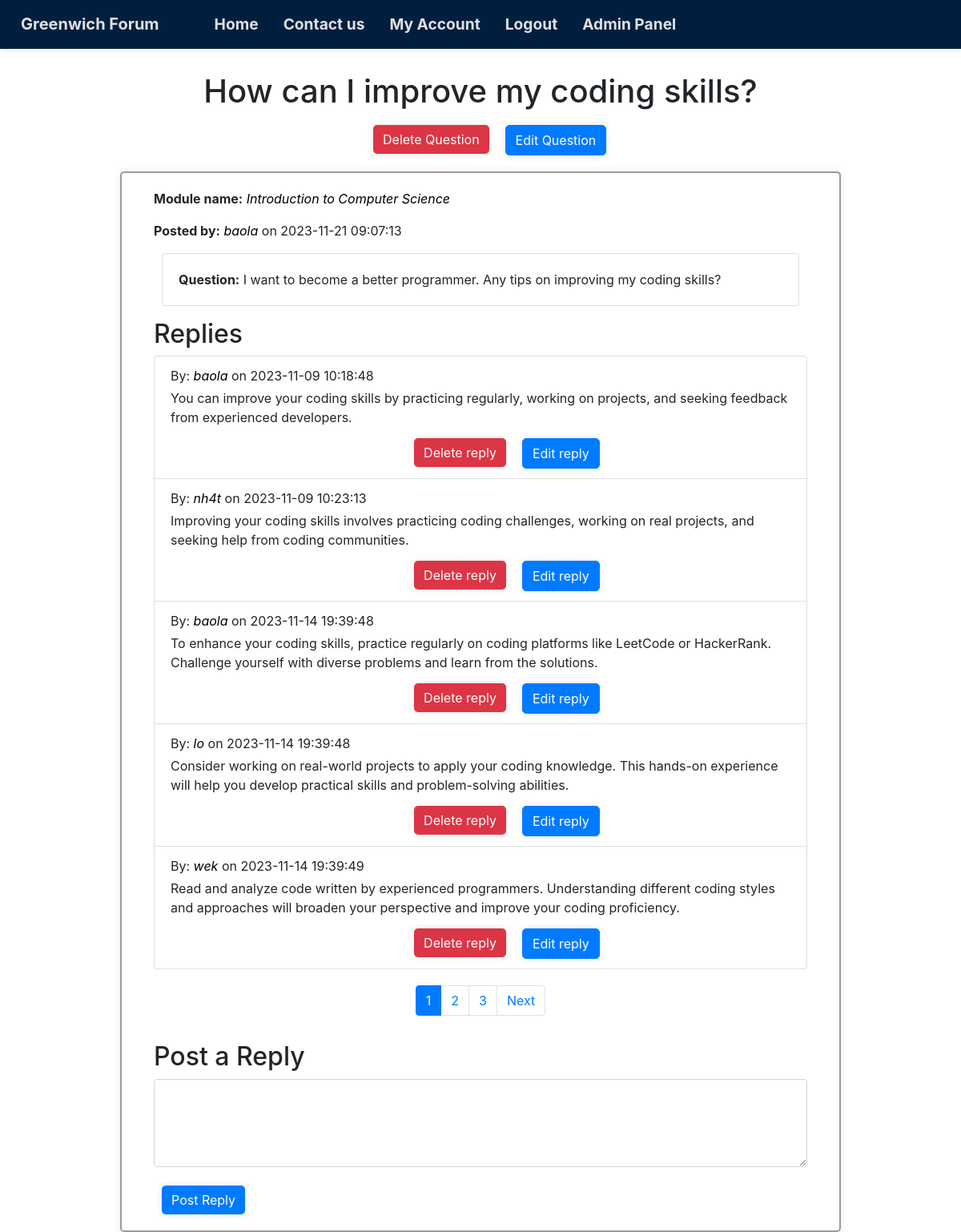
The app's page /questions/read_question.php?question_id=1 (signed in) with its own data.
### tables this page shows
CREATE TABLE `questions` (
  `question_id` int(11) NOT NULL,
  `title` varchar(255) DEFAULT NULL,
  `content` text DEFAULT NULL,
  `user_id` int(11) DEFAULT NULL,
  `module_id` int(11) DEFAULT NULL,
  `timestamp` timestamp NOT NULL DEFAULT current_timestamp() ON UPDATE current_timestamp(),
  `image_url` text DEFAULT NULL
);

CREATE TABLE `modules` (
  `module_id` int(11) NOT NULL,
  `module_name` varchar(255) NOT NULL,
  `description` text DEFAULT NULL
);

CREATE TABLE `users` (
  `user_id` int(11) NOT NULL,
  `username` varchar(255) NOT NULL,
  `about` text DEFAULT NULL,
  `email` varchar(255) NOT NULL,
  `password` varchar(255) NOT NULL,
  `profile_picture` varchar(255) DEFAULT NULL,
  `role` enum('admin','user') NOT NULL
);

CREATE TABLE `replies` (
  `reply_id` int(11) NOT NULL,
  `user_id` int(11) DEFAULT NULL,
  `question_id` int(11) DEFAULT NULL,
  `reply_content` text DEFAULT NULL,
  `timestamp` timestamp NOT NULL DEFAULT current_timestamp() ON UPDATE current_timestamp()
);

### questions/question_functions.php (called while the page is built, shortened)
<?php
function fetchQuestion($db, $question_id)
{
    try {
        $question_query = "SELECT questions.*,
        users.username AS post_by,
        modules.module_name AS module
        FROM questions
        JOIN users ON questions.user_id = users.user_id
        JOIN modules ON questions.module_id = modules.module_id
        WHERE questions.question_id =:question_id;";
        $stmt = $db->prepare($question_query);
        $stmt->bindParam(':question_id', $question_id);
        $stmt->execute();
        if ($stmt->rowCount() > 0) {
            return $stmt->fetch(PDO::FETCH_ASSOC);
        } else {
            return false;
        }
    } catch (PDOException $e) {
        echo "Error: " . $e->getMessage();
        return false;
    }
}
function fetchRepliesForQuestion($db, $question_id, $offset = null, $limit = null)
{
    try {
        $replies_query = "SELECT replies.*, users.username AS replied_by
                  FROM replies
                  JOIN users ON replies.user_id = users.user_id
                  WHERE replies.question_id = :question_id";
        if ($offset !== null && $limit !== null) {
            $replies_query .= " ORDER BY timestamp ASC LIMIT :offset, :limit";
        }
        $stmt = $db->prepare($replies_query);
        $stmt->bindParam(':question_id', $question_id);
        if ($offset !== null && $limit !== null) {
            $stmt->bindParam(':offset', $offset, PDO::PARAM_INT);
            $stmt->bindParam(':limit', $limit, PDO::PARAM_INT);
        }
        $stmt->execute();
        return $stmt->fetchAll(PDO::FETCH_ASSOC);
    } catch (PDOException $e) {
        echo "Error: " . $e->getMessage();
        return false;
    }
}

### auth/functions.php (called while the page is built, shortened)
<?php
function isAdmin()
{
    if (isset($_SESSION['user']) && $_SESSION['user']['role'] == 'admin') {
        return true;
    } else {
        return false;
    }
}
function isOwner($user_id)
{
    if ($_SESSION['user']['user_id'] == $user_id) {
        return true;
    } else {
        return false;
    }
}

### replies/reply_functions.php (called while the page is built, shortened)
<?php
require dirname(__DIR__) . "/questions/question_functions.php";
function countRepliesForQuestion($db, $question_id)
{
    try {
        $query = "SELECT COUNT(*) FROM replies WHERE question_id = :question_id";
        $stmt = $db->prepare($query);
        $stmt->bindParam(':question_id', $question_id);
        $stmt->execute();
        return $stmt->fetchColumn();
    } catch (PDOException $e) {
        echo "Error: " . $e->getMessage();
        return false;
    }
}
?>

### questions/read_question.php (the view, shortened to what this page needs)
<?php
require dirname(__DIR__) . "../replies/reply_functions.php";
if (isset($_GET["question_id"])) {
    $question_id = $_GET["question_id"];
    $question = fetchQuestion($db, $question_id);
    $page = isset($_GET['page']) ? $_GET['page'] : 1;
    $replies_per_page = 5;
    $replies_count = countRepliesForQuestion($db, $question_id);
    $total_pages = ceil($replies_count / $replies_per_page);
    $offset = ($page - 1) * $replies_per_page;
    $replies = fetchRepliesForQuestion($db, $question_id, $offset, $replies_per_page);
}
?>
<!DOCTYPE html>
<html lang="en">
<head>
</head>
<body>
    <main>
        <div class="page-name">
            <h1>
                <?php echo $question["title"]; ?>
            </h1>
            <div class="d-flex try">
                <?php if (isOwner($question['user_id']) || isAdmin()): ?>
                    <form method="post" onsubmit="return confirm('Are you sure you want to delete this question?');"
                        action="delete_question.php">
                        <button type="submit" name="delete_question_btn" class="btn btn-danger">Delete Question</button>
                    </form>
                    <a href="../questions/edit_question.php?question_id=<?php echo $question["question_id"]; ?>"
                        class="btn btn-primary">Edit Question</a>
                <?php endif; ?>
            </div>
        </div>
        <div class="content-box container">
            <p>
                <strong>Module name:</strong>
                <em>
                    <a href="../modules/read_module.php?module_id=<?php echo $question['module_id']; ?>">
                        <?php echo $question["module"]; ?>
                </em>
            </p>
            <p>
                <strong>Posted by:</strong>
                <em>
                    <a href="../user/profile.php?user_id=<?php echo $question['user_id']; ?>">
                        <?php echo $question['post_by']; ?>
                    </a></em> on
                <?php echo $question['timestamp']; ?>
            </p>
            <div class="card mt-3">
                <div class="card-body">
                    <p class="card-text">
                        <strong>Question:</strong>
                        <?php echo $question["content"]; ?>
                    </p>
                </div>
            </div>
            <h2 class="mt-3">Replies</h2>
            <ul class="list-group">
                <?php foreach ($replies as $reply): ?>
                    <li class="list-group-item">
                        <div class="d-flex justify-content-between">
                            <p class="mb-1"> By:
                                    <a href="../user/profile.php?user_id=<?php echo $reply['user_id']; ?>">
                                        <em><?php echo $reply['replied_by']; ?></em>
                                        </a> on
                                    <?php echo $reply['timestamp']; ?>
                                </p>
                        </div>
                        <p class="mb-1">
                            <?php echo $reply['reply_content']; ?>
                        </p>
                        <div class="d-flex try">
                            <?php if (isOwner($reply['user_id']) || isAdmin()): ?>
                                <form method="post" onsubmit="return confirm('Are you sure you want to delete this reply?');"
                                    action="../replies/delete_reply.php">
                                    <button type="submit" class="btn btn-danger" name="delete_reply_btn">Delete reply</button>
                                </form>
                                <a href="../replies/edit_reply.php?reply_id=<?php echo $reply["reply_id"]; ?>"
                                    class="btn btn-primary">Edit reply</a>
                            <?php endif; ?>
                        </div>
                    </li>
                <?php endforeach; ?>
            </ul>
            <?php if ($total_pages > 1): ?>
                <div class="pagination justify-content-center">
                    <ul class="pagination">
                        <?php for ($i = 1; $i <= $total_pages; $i++): ?>
                            <li class="page-item <?php echo $i == $page ? 'active' : ''; ?>">
                                <a class="page-link" href="?question_id=<?php echo $question_id; ?>&page=<?php echo $i; ?>">
                                    <?php echo $i; ?>
                                </a>
                            </li>
                        <?php endfor; ?>
                        <?php if ($page < $total_pages): ?>
                            <li class="page-item">
                                <a class="page-link"
                                    href="?question_id=<?php echo $question_id; ?>&page=<?php echo $page + 1; ?>">Next</a>
                            </li>
                        <?php endif; ?>
                    </ul>
                </div>
            <?php endif; ?>
            <h2 class="mt-3">Post a Reply</h2>
            <form method="post" action="../replies/create_reply.php">
                <div class="form-group">
                    <textarea name="reply_content" rows="4" cols="50" class="form-control" required></textarea>
                </div>
                <button type="submit" class="btn btn-primary" name="submit">Post Reply</button>
            </form>
        </div>
    </main>
</body>
</html>

### css/style.css (style rules this page uses)
.container { width: 450px; }
.form-group { margin-bottom: 0.8rem; }
.page-name { font-size: 36px; margin-top: 10px; margin-bottom: 20px; text-align: center; }
.content-box { width: 75%; border: #a09999 solid 2.5px; padding: 25px; box-shadow: 0 0 10px rgba(0, 0, 0, 0.1); padding: 20px 40px; border-radius: 5px; }
li a { color: #000; text-decoration: none; }
.try { text-align: left; }
.try .btn, .btn { box-shadow: 0 0 10px rgba(0, 0, 0, 0.1); border-radius: 5px; margin-inline: 10px; margin-top: 10px; }
.page-name .try .btn { display: flex; justify-content: center; }
.try { margin-left: 38%; }
a { color: #000; text-decoration: none; }
.card { margin: 15px 10px; }
form .btn { border: none; }
main { margin-top: 90px; }
.pagination { margin-top: 10px; }

### records on screen
questions: title "How can I improve my coding skills?", module.module_name "Introduction to Computer Science", user.username "baola", timestamp "2023-11-21 09:07:13", content "I want to become a better programmer. Any tips on improving my coding skills?"
replies: user.username "baola", timestamp "2023-11-09 10:18:48", reply_content "You can improve your coding skills by practicing regularly, working on projects, and seeking feedback from experienced developers."
replies: user.username "nh4t", timestamp "2023-11-09 10:23:13", reply_content "Improving your coding skills involves practicing coding challenges, working on real projects, and seeking help from coding communities."
replies: user.username "baola", timestamp "2023-11-14 19:39:48", reply_content "To enhance your coding skills, practice regularly on coding platforms like LeetCode or HackerRank. Challenge yourself with diverse problems and learn from the solutions."
replies: user.username "lo", timestamp "2023-11-14 19:39:48", reply_content "Consider working on real-world projects to apply your coding knowledge. This hands-on experience will help you develop practical skills and problem-solving abilities."
replies: user.username "wek", timestamp "2023-11-14 19:39:49", reply_content "Read and analyze code written by experienced programmers. Understanding different coding styles and approaches will broaden your perspective and improve your coding proficiency."
